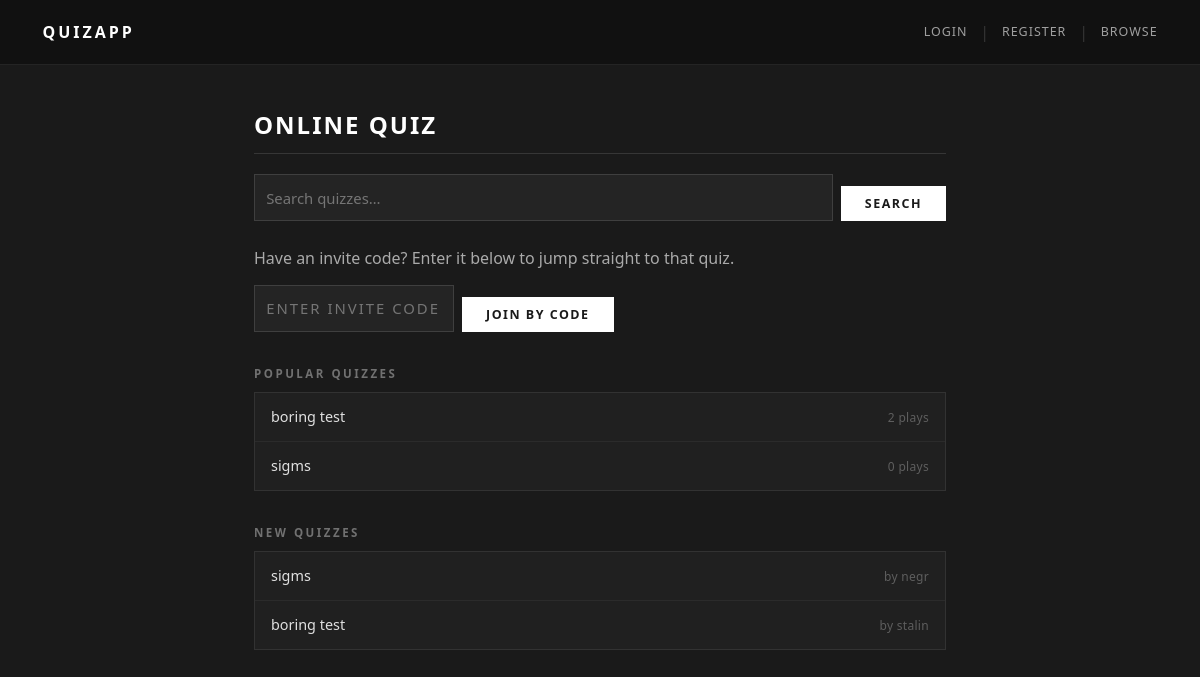
Before: / with the older database file.
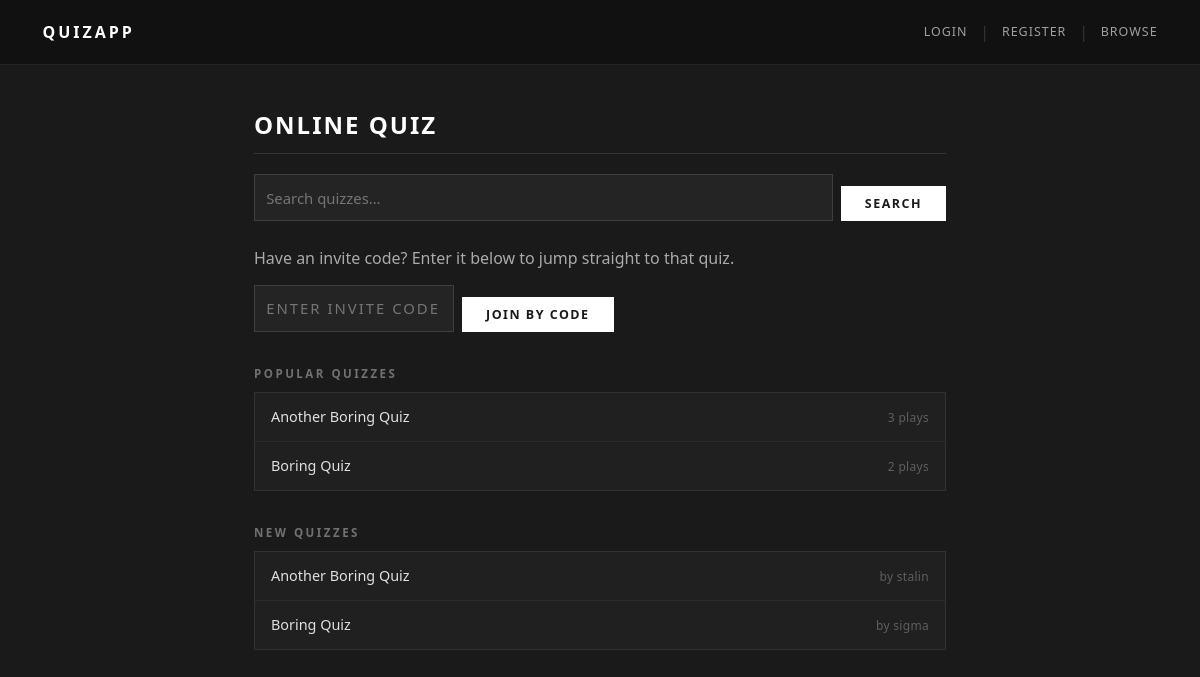
After: the same page with the newer database file.
### quiz/models.py (models this page shows, shortened)
class Quiz(models.Model):
    title = models.CharField(max_length=200)
    description = models.TextField(blank=True)
    created_by = models.ForeignKey(User, on_delete=models.CASCADE, related_name='quizzes')
    created_at = models.DateTimeField(auto_now_add=True)
    invite_code = models.CharField(max_length=8, unique=True, null=True, blank=True)

### quiz/views.py (the view)
# urls.py: 2. Add a URL to urlpatterns:  path('', views.home, name='home')
def home(request):
    query = request.GET.get('q', '').strip()
    base_qs = Quiz.objects.annotate(num_participations=Count('participations'))
    if query:
        base_qs = base_qs.filter(Q(title__icontains=query) | Q(description__icontains=query))
    popular_quizzes = base_qs.order_by('-num_participations')[:6]
    new_quizzes = base_qs.order_by('-created_at')[:6]
    join_form = JoinQuizForm()
    return render(request, 'quiz/home.html', {
        'popular_quizzes': popular_quizzes,
        'new_quizzes': new_quizzes,
        'join_form': join_form,
        'query': query,
    })

### quiz/forms.py
class JoinQuizForm(forms.Form):
    invite_code = forms.CharField(
        max_length=8,
        widget=forms.TextInput(attrs={'placeholder': 'Enter invite code'}),
        label='',
    )

### quiz/templates/quiz/home.html (shortened to what this page needs)
{% extends 'quiz/base.html' %}
{% block content %}
<h1>Online Quiz</h1>
<div class="search-bar">
    <form method="get" action="{% url 'home' %}">
        <input type="text" name="q" value="{{ query }}" placeholder="Search quizzes…">
        <button type="submit" class="btn">Search</button>
    </form>
</div>
<div class="join-bar">
    <p class="join-hint">Have an invite code? Enter it below to jump straight to that quiz.</p>
    <form method="post" action="{% url 'join_quiz' %}">
        {{ join_form.invite_code }}
        <button type="submit" class="btn">Join by Code</button>
    </form>
</div>
<h2>Popular Quizzes</h2>
<ul class="quiz-list">
    {% for quiz in popular_quizzes %}
        <li>
            <a href="{% url 'quiz_detail' quiz.id %}">{{ quiz.title }}</a>
            <span class="by">{{ quiz.num_participations }} play{{ quiz.num_participations|pluralize }}</span>
        </li>
    {% empty %}
        <li>No quizzes yet.</li>
    {% endfor %}
</ul>
<h2>New Quizzes</h2>
<ul class="quiz-list">
    {% for quiz in new_quizzes %}
        <li>
            <a href="{% url 'quiz_detail' quiz.id %}">{{ quiz.title }}</a>
            <span class="by">by {{ quiz.created_by.username }}</span>
        </li>
    {% empty %}
        <li>No quizzes yet.</li>
    {% endfor %}
</ul>
{% endblock %}

Changed rows visible on the page:
removed Quiz: title "sigms", num_participations "0", created_by.username "negr"
added Quiz: title "Another Boring Quiz", num_participations "3", created_by.username "stalin"
changed Quiz: title "boring test" → "Boring Quiz"; created_by.username "stalin" → "sigma"
